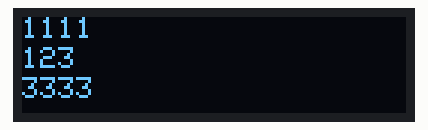
Simulated run of this sketch. Board: ESP32. Parts: 128×32 one-colour display.

Above: at 2.1 s.

The sketch:

ESP32_R896_LCD.ino
```cpp
/*
 * This ESP32 code is created by esp32io.com
 *
 * This ESP32 code is released in the public domain
 *
 * For more detail (instruction and wiring diagram), visit https://esp32io.com/tutorials/esp32-oled
 */
 //https://esp32io.com/tutorials/esp32-oled

 /*
 работает для ESP и 0,91" OLED дисплеем
 */

#include <Wire.h>
#include <Adafruit_GFX.h>
#include <Adafruit_SSD1306.h>

#define SCREEN_WIDTH 128 // OLED width,  in pixels
#define SCREEN_HEIGHT 32 // OLED height, in pixels

// create an OLED display object connected to I2C
Adafruit_SSD1306 oled(SCREEN_WIDTH, SCREEN_HEIGHT, &Wire, -1);

void setup() {
  Serial.begin(115200);

  // initialize OLED display with I2C address 0x3C
  if (!oled.begin(SSD1306_SWITCHCAPVCC, 0x3C)) {
    Serial.println(F("failed to start SSD1306 OLED"));
    while (1);
  }

  delay(2000);         // wait two seconds for initializing
  oled.clearDisplay(); // clear display

  oled.setTextSize(1);         // set text size
  oled.setTextColor(WHITE);    // set text color
  oled.setCursor(0, 0);       // set position to display
  oled.println("1111"); // set text
  oled.display();              // display on OLED

  oled.setTextSize(1);         // set text size
  oled.setTextColor(WHITE);    // set text color
  oled.setCursor(0, 10);       // set position to display
  oled.println("123"); // set text
  oled.display();              // display on OLED

  oled.setTextSize(1);         // set text size
  oled.setTextColor(WHITE);    // set text color
  oled.setCursor(0, 20);       // set position to display
  oled.println("3333"); // set text
  oled.display();              // display on OLED


}

void loop() {
}
```
